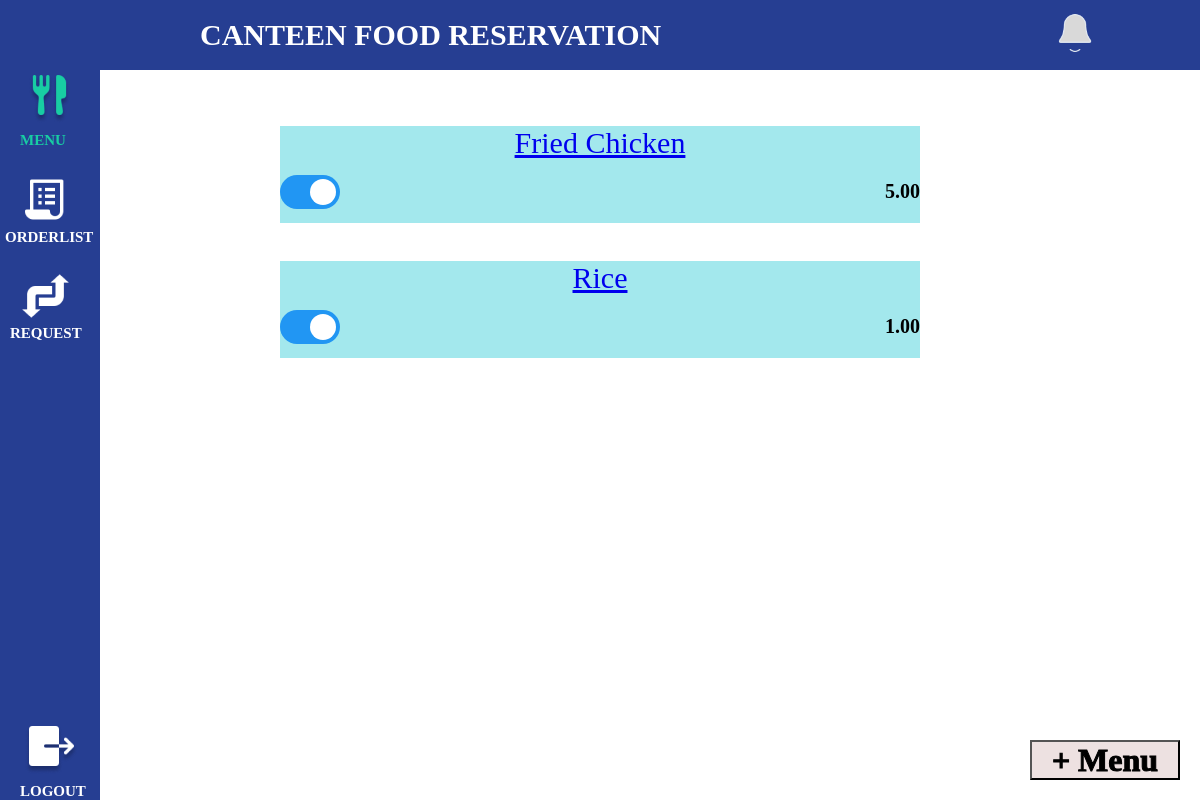
/admin-menu (signed in), run on an earlier commit of the app's database.
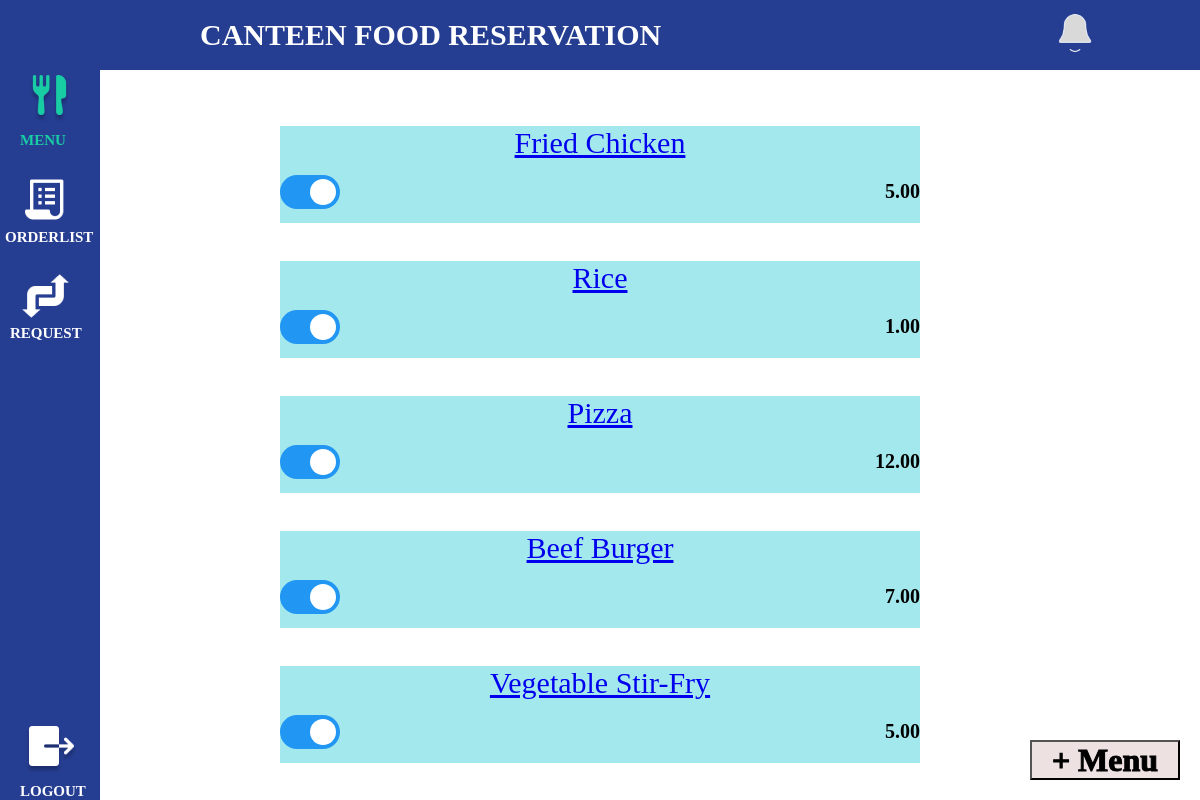
And on a later commit of the database.
### practice/models.py (models this page shows)
class FoodItem(models.Model):
    id = models.AutoField(auto_created=True, primary_key=True, serialize=False, verbose_name='ID')
    Food_Name = models.CharField('Food Name', max_length=50)
    Food_Price = models.DecimalField('Food Price',max_digits=4, decimal_places=2)
    Ingredient_List = models.TextField('Ingredient List', max_length=100)
    Food_Description = models.TextField('Food Description', max_length=200)
    Food_Availability = models.BooleanField('Food Availability', default=True)

### practice/views.py (the view)
# urls.py: path('admin-menu', views.adminmenu, name='admin-menu'),
@user_passes_test(is_superuser, login_url='login')
def adminmenu(request):
    fooditems = FoodItem.objects.all()  # Fetch all FoodItem objects
    return render(request, 'admin-menu.html', {'fooditems': fooditems})

### practice/views.py (called while the page is built)
def is_superuser(user):
    return user.is_authenticated and user.is_superuser

### practice/templates/admin-menu.html (shortened to what this page needs)
<!DOCTYPE html>
{% load static %}
<html>
    <head>
        <link rel="stylesheet" href="{% static 'css/admin-menu.css' %}">
    </head>
    <body>
        <header>
            <h1>CANTEEN FOOD RESERVATION</h1>
            <a href="#"><img src="{% static 'image/bell.png' %}" alt="logo" id="notif"></a>
        </header>
        <nav>
            <a href="{% url 'admin-menu' %}" class ="menu"><img src="{% static 'image/Menu Selected.png' %}">MENU</a>
            <a href="{% url 'admin-orderlist' %}" class="orderlist"><img src="{% static 'image/Order.png' %}">ORDERLIST</a>
            <a href="{% url 'admin-request' %}" class="request"><img src="{% static 'image/Change.png' %}">REQUEST</a>
            <a href="{% url 'logout' %}" class="logout" id="logout"><img src="{% static 'image/Logout.png' %}">LOGOUT</a>
        </nav>
        <main id="main">
            <a href="{% url 'addfooditem' %}"><button id="add-menu">+ Menu</button></a>
            <div id="menu">
                {% for fooditem in fooditems %}
                <form action="{% url 'toggle-availability' fooditem.id %}" method="POST">
                    <div id="blueP">
                        <td><a href="{% url 'adminfooditem' fooditem.id %}">{{ fooditem.Food_Name }}</a><td>
                    </div>
                    <div id="bluebox">
                        <label class="switch">
                            <span class="slider round"></span><br>
                        </label>
                        <p>{{ fooditem.Food_Price }}</p>
                    </div>
                </form>
                {% endfor %}
            </div>
        </main>
    </body>
</html>

### practice/static/css/admin-menu.css (style rules this page uses)
nav { width: 100px; height: 100vh; top:0; left:0; position: fixed; float: left; background: #263E92; }
header { width: 100%; height: 70px; background: #263E92; position: fixed; top: 0; left: 0; display: flex; align-items: center; justify-content: space-between; z-index: 6; }
h1 { color: #FFF; text-align: left; position: relative; font-family: Quicksand; font-size: 30px; font-style: normal; font-weight: 500; line-height: normal; text-transform: uppercase; font-weight: bold; margin-left: 200px; }
header img { height: 50px; width: 50px; margin-right: 100px; }
nav { display: flex; flex-direction: column; }
main { position : static; margin :0; transform: none; padding-top: 80px; }
body { display: flex; flex-direction: column; align-items: center; }
.logout { margin-top: auto; text-decoration: none; margin-left: 20px; color: #FFF; font-family: Quicksand; font-size: 15px; font-style: normal; font-weight: 500; line-height: normal; text-transform: uppercase; font-weight: bold; }
.menu { text-decoration: none; margin-top: 70px; margin-left: 20px; color: #18CDA3; font-family: Quicksand; font-size: 15px; font-style: normal; font-weight: 500; line-height: normal; text-transform: uppercase; font-weight: bold; }
.menu img { float: center; }
.orderlist { text-decoration: none; margin-top: 25px; margin-left: 5px; color: #FFF; font-family: Quicksand; font-size: 15px; font-style: normal; font-weight: 500; line-height: normal; text-transform: uppercase; font-weight: bold; }
.orderlist img { float: center; margin-left: 15px; }
.request { text-decoration: none; margin-top: 25px; margin-left: 10px; color: #FFF; font-family: Quicksand; font-size: 15px; font-style: normal; font-weight: 500; line-height: normal; text-transform: uppercase; font-weight: bold; }
.request img { float: center; margin-left: 10px; }
#add-menu { position: fixed; bottom: 20px; right: 20px; background: rgba(226, 207, 207, 0.62); bottom: 20px; top: auto; width: 150px; height: 40px; color: #000; text-align: center; -webkit-text-stroke-width: 1px; -webkit-text-stroke-color: #000; font-family: Montserrat; font-size: 32px; font-style: normal; font-weight: bolder; line-height: 20px; cursor: pointer; }
#menu p { font-family: Quicksand; font-size: 20px; text-transform: uppercase; font-weight: bold; }
#blueP { display: flex; text-align: center; justify-content: center; align-items: center; background-color: #A3E8ED; width: 80vh; height: 70%; font-family: Quicksand; font-size: 30px; font-style: normal; font-weight: 500; margin-top: 20px; }
#bluebox { display: flex; text-align: center; justify-content: space-between; align-items: center; background-color: #A3E8ED; width: 80vh; font-family: Quicksand; font-size: 20px; font-style: normal; font-weight: 500; }
.switch { position: relative; display: inline-block; width: 60px; height: 34px; }
.slider { position: absolute; cursor: pointer; top: 0; left: 0; right: 0; bottom: 0; background-color: #ccc; -webkit-transition: .4s; transition: .4s; }
.slider:before { position: absolute; content: ""; height: 26px; width: 26px; left: 4px; bottom: 4px; background-color: white; -webkit-transition: .4s; transition: .4s; }
input:checked + .slider { background-color: #2196F3; }
input:checked + .slider:before { -webkit-transform: translateX(26px); -ms-transform: translateX(26px); transform: translateX(26px); }
.slider.round { border-radius: 34px; }
.slider.round:before { border-radius: 50%; }

What changed in the data, as far as the page shows it:
added FoodItem: Food_Name "Pizza", Food_Price "12.00"
added FoodItem: Food_Name "Beef Burger", Food_Price "7.00"
added FoodItem: Food_Name "Vegetable Stir-Fry", Food_Price "5.00"
